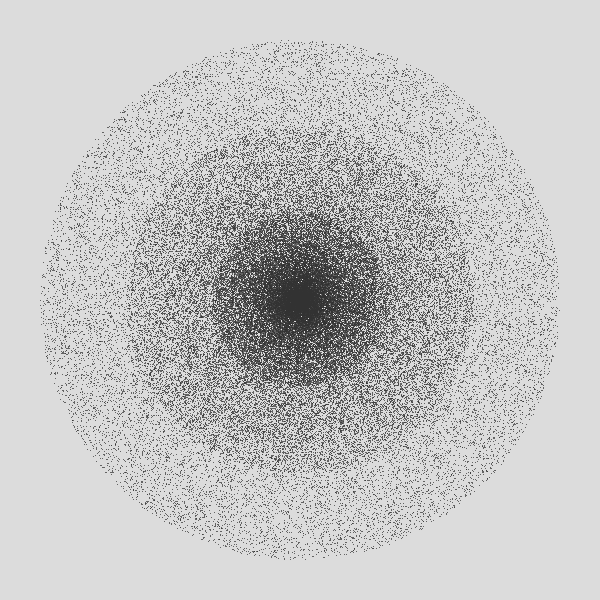
Frame 1 (no input)
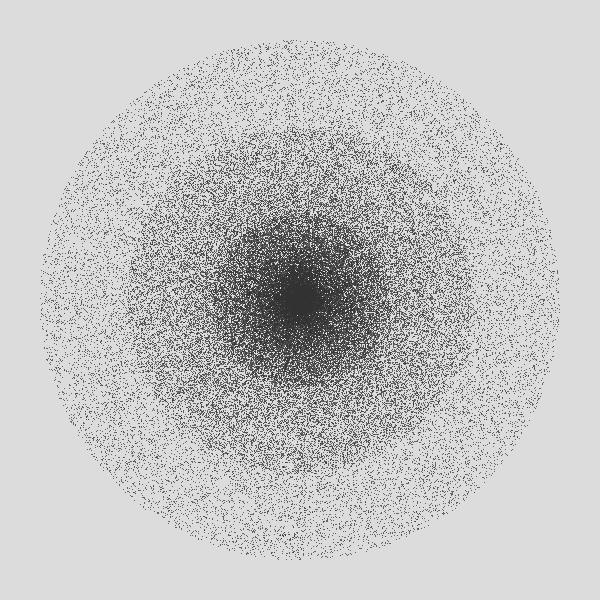
Frame 2 (the mouse pressed at the canvas centre, redrawn once)

The Processing sketch that drew these frames (run headless with seeded random() and noise(); the mouse was pressed at the canvas centre and the sketch redrawn once):

// Processing sketch: sketch_20201102_point_gradient
// ── sketch_20201102_point_gradient.pde
void setup() {
	size(600, 600);
}

void draw() {
	noLoop();
	background(220);
	stroke(50);
	
	float rmax = 260;
	int num_points = 100000;
	int num_bins = 3;
	float dr = rmax / num_bins;
	
	float[] weights = new float[num_bins];
	
	float weight_sum = 0;
	for (int i = 0; i < num_bins; i++) {
		float v = float(i + 1) / num_bins;
		weights[i] = v;
		weight_sum += v;
	}
	
	for (int i = 0; i < num_points; i++) {
		float rand =  random(weight_sum);
		float ws = weight_sum;
		for (int j = 0; j < weights.length; j++) {
		  if (rand < weights[j]) {
		    float r = rmax - random(dr * j, dr * (j + 1));
		    float a = random(2 * PI);
		    point(width / 2 + r * sin(a), height / 2 + r * cos(a));
		    break;
		  } else {
		    rand -= weights[j];
		    ws -= weights[j];
		  }
		}
	}
}
